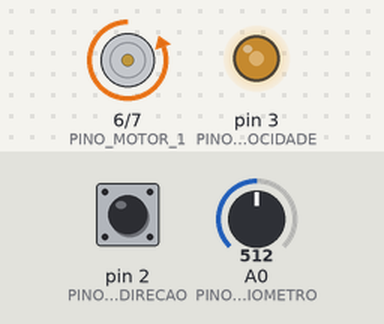
Simulated run of this sketch. Board: Arduino Uno, built with avr-gcc and run on an emulated ATmega328P. Shown: motor-driver pin pairs drawn as motors (green arrow = first pin HIGH = forward, orange = second pin HIGH = backward, longer = more drive), output pins drawn as LEDs (lit = HIGH). Inputs (shaded band) come from the test bench; at power-on: pin 2 (PINO_BOTAO_DIRECAO) HIGH, A0 (PINO_POTENCIOMETRO) = 512.

Above: at 1.2 s.
1.3 s: pin 2 (PINO_BOTAO_DIRECAO) pulled LOW for 1 s
At 3.4 s:
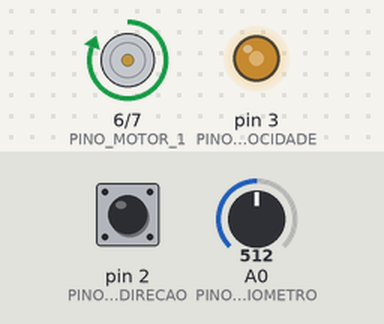
3.8 s: A0 (PINO_POTENCIOMETRO) set to 716
At 4.9 s:
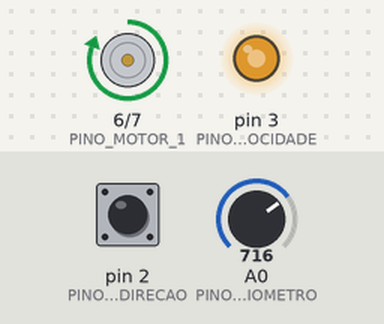
5.3 s: pin 2 (PINO_BOTAO_DIRECAO) pulled LOW for 0.25 s
At 6.2 s:
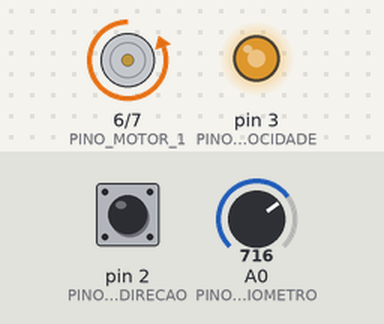
7.0 s: A0 (PINO_POTENCIOMETRO) set to 900
At 7.4 s:
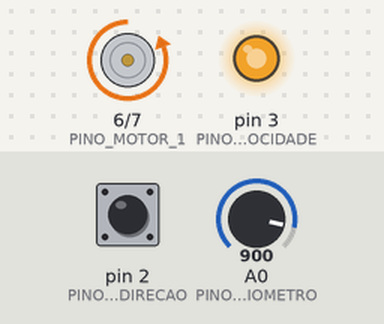
8.5 s: pin 2 (PINO_BOTAO_DIRECAO) pulled LOW for 0.25 s
At 9.8 s:
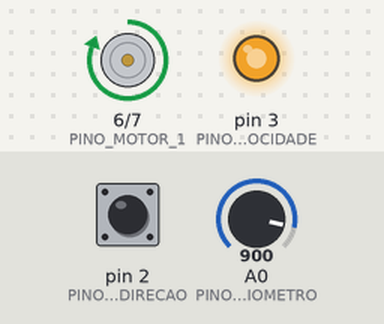
10.2 s: A0 (PINO_POTENCIOMETRO) set to 122
At 11.2 s:
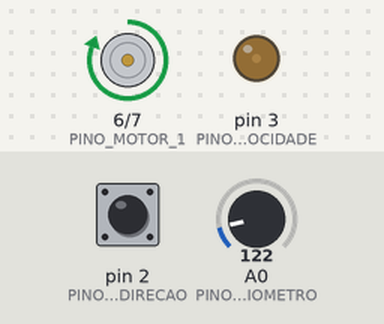
Timing chart, 0 to 12.7 s (numbered marks = the images above; inputs shaded):
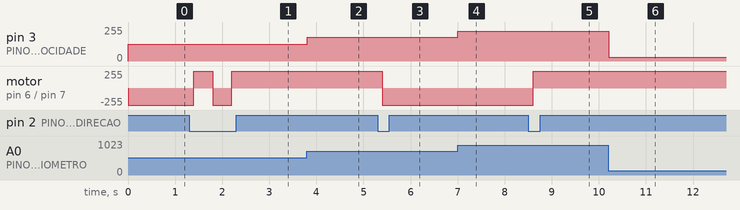

Measured:
- after the input at 1.3 s, motor on pin 6 (PINO_MOTOR_1) / pin 7 (PINO_MOTOR_2): backward 255/255 → forward 255/255 after 0.10 s, → backward 255/255 0.40 s later, → forward 255/255 0.40 s later
- after the input at 3.8 s, pin 3 (PINO_VELOCIDADE): 127/255 → 178/255 at once
- after the input at 5.3 s, motor on pin 6 (PINO_MOTOR_1) / pin 7 (PINO_MOTOR_2): forward 255/255 → backward 255/255 after 0.10 s
- after the input at 7.0 s, pin 3 (PINO_VELOCIDADE): 178/255 → 224/255 at once
- after the input at 8.5 s, motor on pin 6 (PINO_MOTOR_1) / pin 7 (PINO_MOTOR_2): backward 255/255 → forward 255/255 after 0.11 s
- after the input at 10.2 s, pin 3 (PINO_VELOCIDADE): 224/255 → 30/255 at once

The sketch:

l298n_dc_motor.ino
```cpp
// (licence header left out)
#define PINO_POTENCIOMETRO A0
#define PINO_BOTAO_DIRECAO 2
#define PINO_VELOCIDADE 3
#define PINO_MOTOR_1 6
#define PINO_MOTOR_2 7

// mantém a direção da rotação do motor, que pode ser 1 ou -1
int direcao = 1;

void setup() {
  pinMode(PINO_POTENCIOMETRO, INPUT);
  pinMode(PINO_BOTAO_DIRECAO, INPUT_PULLUP);
  pinMode(PINO_VELOCIDADE, OUTPUT);
  pinMode(PINO_MOTOR_1, OUTPUT);
  pinMode(PINO_MOTOR_2, OUTPUT);

  // inicializa a rotação padrão do motor
  digitalWrite(PINO_MOTOR_1, LOW);
  digitalWrite(PINO_MOTOR_2, HIGH);
}

void loop() {
  // controla a velocidade do motor
  int valorPotenciometro = analogRead(PINO_POTENCIOMETRO);
  int velocidade = map(valorPotenciometro, 0, 1023, 0, 255);
  analogWrite(PINO_VELOCIDADE, velocidade);
  delay(200);

  // controla a rotação do motor
  int estadoBotao = digitalRead(PINO_BOTAO_DIRECAO);
  if (estadoBotao == LOW) {
    inverterDirecao();
    delay(200);
  }
}

// inverte a direção de rotação do motor
void inverterDirecao() {
  if (direcao == 1) {
    digitalWrite(PINO_MOTOR_1, HIGH);
    digitalWrite(PINO_MOTOR_2, LOW);
  } else {
    digitalWrite(PINO_MOTOR_1, LOW);
    digitalWrite(PINO_MOTOR_2, HIGH);
  }

  // alterna o valor entre 1 e -1
  direcao *= -1;
}
```
